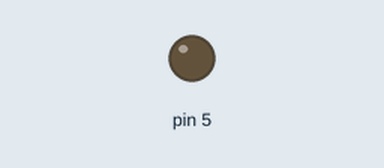
Bench run of a sketch on a simulated Arduino Uno, built with avr-gcc and run on an emulated ATmega328P. Shown: output pins drawn as LEDs (lit = HIGH). What the sketch prints to the serial monitor is not drawn.

Above: at 0.05 s.
Timing chart, 0 to 13.0 s (numbered marks = the images above):
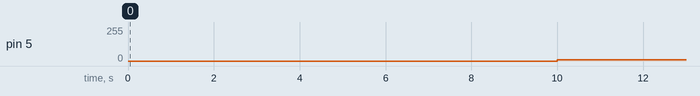

The sketch:

transistorTest1.ino
```cpp
int i;

void setup() {
  Serial.begin(9600);
  pinMode(5, OUTPUT);
}

void loop() {
 for (i = 0; i < 150; i += 10)
{
  analogWrite(5, i);
  Serial.println(i);
  delay(5000);
  analogWrite(5, 0);
  delay(5000);
}
}
```
